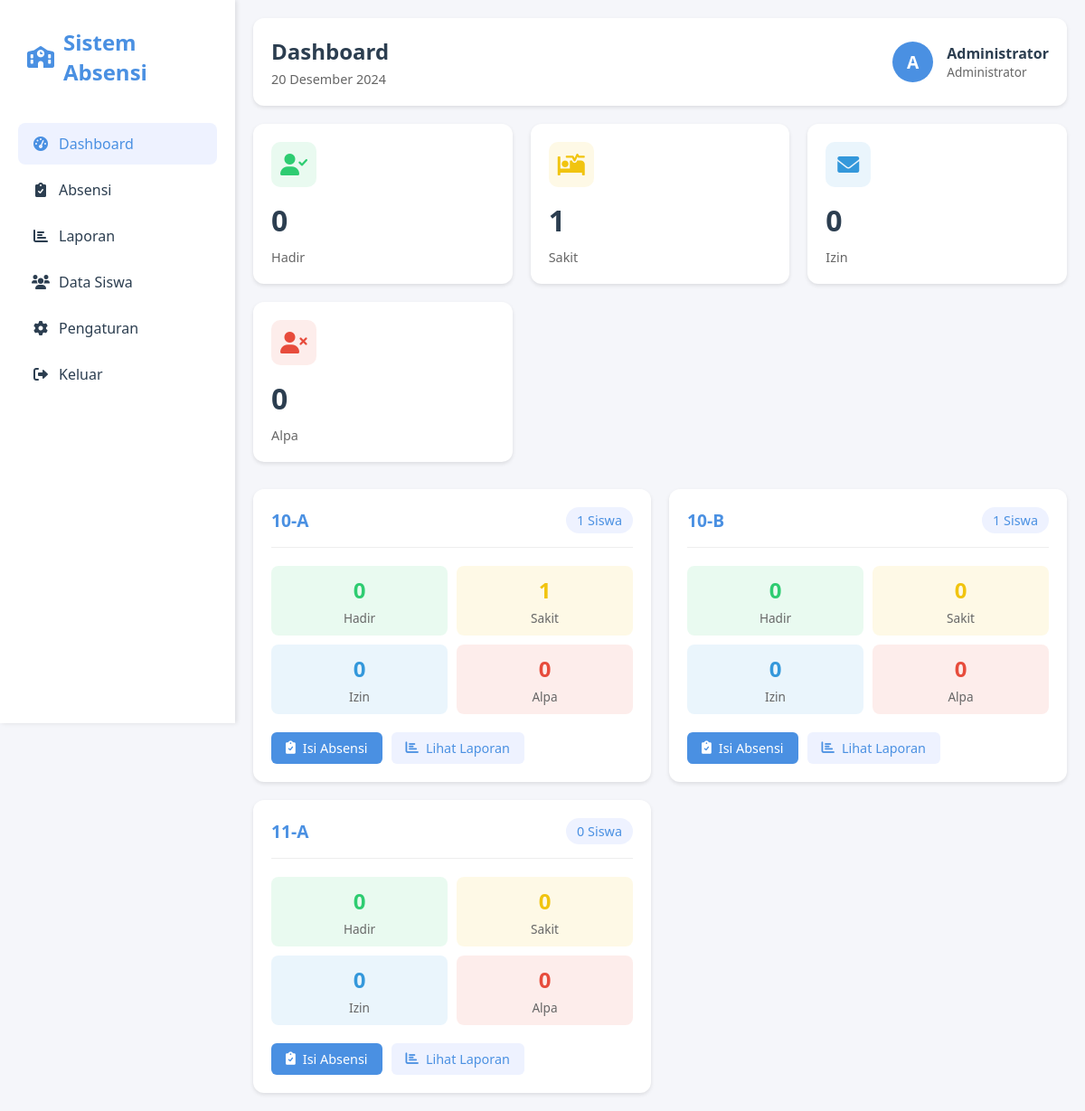
/dashboard.php (signed in), run on the app's committed database.
### tables this page shows
CREATE TABLE `classes` (
  `id` int NOT NULL,
  `class_name` varchar(50) NOT NULL,
  `grade_level` varchar(20) NOT NULL,
  `academic_year` varchar(20) NOT NULL
);

### db.php (called while the page is built, shortened)
<?php
function isAdmin() {
    return isset($_SESSION['role']) && $_SESSION['role'] === 'admin';
}
function getTeacherClasses($pdo, $userId) {
    try {
        $stmt = $pdo->query("
            SELECT
                c.*,
                COALESCE(s.total_students, 0) as total_students
            FROM classes c
            LEFT JOIN (
                SELECT class_id, COUNT(*) as total_students
                FROM students
                WHERE status = 'active'
                GROUP BY class_id
            ) s ON c.id = s.class_id
            ORDER BY c.grade_level, c.class_name
        ");
        return $stmt->fetchAll();
    } catch (PDOException $e) {
        logError("Error getting teacher classes", ['error' => $e->getMessage()]);
        return [];
    }
}
function getAttendanceSummary($pdo, $classId, $date) {
    try {
        $stmt = $pdo->prepare("
            SELECT
                COUNT(CASE WHEN attendance_status = 'hadir' THEN 1 END) as present,
                COUNT(CASE WHEN attendance_status = 'sakit' THEN 1 END) as sick,
                COUNT(CASE WHEN attendance_status = 'izin' THEN 1 END) as permitted,
                COUNT(CASE WHEN attendance_status = 'alpa' THEN 1 END) as absent
            FROM attendance
            WHERE class_id = ? AND attendance_date = ?
        ");
        $stmt->execute([$classId, $date]);
        return $stmt->fetch();
    } catch (PDOException $e) {
        logError("Error getting attendance summary", ['error' => $e->getMessage()]);
        return [
            'present' => 0,
            'sick' => 0,
            'permitted' => 0,
            'absent' => 0
        ];
    }
}
function formatDate($date) {
    $months = [
        'Januari', 'Februari', 'Maret', 'April', 'Mei', 'Juni',
        'Juli', 'Agustus', 'September', 'Oktober', 'November', 'Desember'
    ];
    $timestamp = strtotime($date);
    $day = date('j', $timestamp);
    $month = $months[date('n', $timestamp) - 1];
    $year = date('Y', $timestamp);
    return "$day $month $year";
}

### dashboard.php (the view, shortened to what this page needs)
<?php
require_once 'db.php';
$userId = $_SESSION['user_id'];
$userName = $_SESSION['name'];
$userRole = $_SESSION['role'];
$classes = getTeacherClasses($pdo, $userId);
$today = date('Y-m-d');
$totalPresent = 0;
$totalSick = 0;
$totalPermitted = 0;
$totalAbsent = 0;
$classStats = [];
foreach ($classes as $class) {
    $stats = getAttendanceSummary($pdo, $class['id'], $today);
    $classStats[$class['id']] = $stats;
    $totalPresent += $stats['present'];
    $totalSick += $stats['sick'];
    $totalPermitted += $stats['permitted'];
    $totalAbsent += $stats['absent'];
    $stmt = $pdo->prepare("SELECT COUNT(*) FROM students WHERE class_id = ? AND status = 'active'");
    $stmt->execute([$class['id']]);
    $classStats[$class['id']]['total_students'] = $stmt->fetchColumn();
}
?>
<!DOCTYPE html>
<html lang="en">
<head>
    <link href="https://cdnjs.cloudflare.com/ajax/libs/font-awesome/6.0.0/css/all.min.css" rel="stylesheet">
</head>
<body>
    <div class="sidebar">
        <div class="logo">
            <i class="fas fa-school"></i>
            <span>Sistem Absensi</span>
        </div>
        <ul class="nav-menu">
            <li class="nav-item">
                <a href="dashboard.php" class="nav-link active">
                    <i class="fas fa-tachometer-alt"></i>
                    <span>Dashboard</span>
                </a>
            </li>
            <li class="nav-item">
                <a href="attendance.php" class="nav-link">
                    <i class="fas fa-clipboard-check"></i>
                    <span>Absensi</span>
                </a>
            </li>
            <li class="nav-item">
                <a href="report.php" class="nav-link">
                    <i class="fas fa-chart-bar"></i>
                    <span>Laporan</span>
                </a>
            </li>
            <?php if (isAdmin()): ?>
            <li class="nav-item">
                <a href="student_management.php" class="nav-link">
                    <i class="fas fa-users"></i>
                    <span>Data Siswa</span>
                </a>
            </li>
            <li class="nav-item">
                <a href="user_settings.php" class="nav-link">
                    <i class="fas fa-cog"></i>
                    <span>Pengaturan</span>
                </a>
            </li>
            <?php endif; ?>
            <li class="nav-item">
                <a href="logout.php" class="nav-link">
                    <i class="fas fa-sign-out-alt"></i>
                    <span>Keluar</span>
                </a>
            </li>
        </ul>
    </div>
    <div class="main-content">
        <div class="header">
            <div class="header-left">
                <h1>Dashboard</h1>
                <p><?php echo formatDate($today); ?></p>
            </div>
            <div class="user-info">
                <div class="user-avatar">
                    <?php echo strtoupper(substr($userName, 0, 1)); ?>
                </div>
                <div class="user-details">
                    <h3><?php echo htmlspecialchars($userName); ?></h3>
                    <p><?php echo $userRole === 'admin' ? 'Administrator' : 'Guru'; ?></p>
                </div>
            </div>
        </div>
        <div class="stats-grid">
            <div class="stat-card present">
                <div class="stat-icon">
                    <i class="fas fa-user-check"></i>
                </div>
                <div class="stat-number"><?php echo $totalPresent; ?></div>
                <div class="stat-label">Hadir</div>
            </div>
            <div class="stat-card sick">
                <div class="stat-icon">
                    <i class="fas fa-procedures"></i>
                </div>
                <div class="stat-number"><?php echo $totalSick; ?></div>
                <div class="stat-label">Sakit</div>
            </div>
            <div class="stat-card permitted">
                <div class="stat-icon">
                    <i class="fas fa-envelope"></i>
                </div>
                <div class="stat-number"><?php echo $totalPermitted; ?></div>
                <div class="stat-label">Izin</div>
            </div>
            <div class="stat-card absent">
                <div class="stat-icon">
                    <i class="fas fa-user-times"></i>
                </div>
                <div class="stat-number"><?php echo $totalAbsent; ?></div>
                <div class="stat-label">Alpa</div>
            </div>
        </div>
        <div class="class-grid">
            <?php foreach ($classes as $class): ?>
                <div class="class-card">
                    <div class="class-header">
                        <div class="class-name">
                            <?php echo htmlspecialchars($class['class_name']); ?>
                        </div>
                        <div class="student-count">
                            <?php echo $classStats[$class['id']]['total_students']; ?> Siswa
                        </div>
                    </div>
                    <div class="class-stats">
                        <div class="attendance-stat" style="background: rgba(46, 204, 113, 0.1);">
                        <div class="stat-value" style="color: var(--success-color);">
                                <?php echo $classStats[$class['id']]['present'] ?? 0; ?>
                            </div>
                            <div class="stat-type">Hadir</div>
                        </div>
                        <div class="attendance-stat" style="background: rgba(241, 196, 15, 0.1);">
                            <div class="stat-value" style="color: var(--warning-color);">
                                <?php echo $classStats[$class['id']]['sick'] ?? 0; ?>
                            </div>
                            <div class="stat-type">Sakit</div>
                        </div>
                        <div class="attendance-stat" style="background: rgba(52, 152, 219, 0.1);">
                            <div class="stat-value" style="color: var(--info-color);">
                                <?php echo $classStats[$class['id']]['permitted'] ?? 0; ?>
                            </div>
                            <div class="stat-type">Izin</div>
                        </div>
                        <div class="attendance-stat" style="background: rgba(231, 76, 60, 0.1);">
                            <div class="stat-value" style="color: var(--danger-color);">
                                <?php echo $classStats[$class['id']]['absent'] ?? 0; ?>
                            </div>
                            <div class="stat-type">Alpa</div>
                        </div>
                    </div>
                    <div class="class-actions">
                        <a href="attendance.php?class=<?php echo $class['id']; ?>" class="btn btn-primary">
                            <i class="fas fa-clipboard-check"></i> Isi Absensi
                        </a>
                        <a href="report.php?class=<?php echo $class['id']; ?>" class="btn btn-secondary">
                            <i class="fas fa-chart-bar"></i> Lihat Laporan
                        </a>
                    </div>
                </div>
            <?php endforeach; ?>
        </div>
    </div>
</body>
</html>

### dashboard.php (style rules this page uses)
:root { --primary-color: #4a90e2; --secondary-color: #f5f6fa; --success-color: #2ecc71; --warning-color: #f1c40f; --danger-color: #e74c3c; --info-color: #3498db; --text-color: #2c3e50; }
* { margin: 0; padding: 0; box-sizing: border-box; font-family: 'Segoe UI', Tahoma, Geneva, Verdana, sans-serif; }
body { background-color: var(--secondary-color); min-height: 100vh; display: flex; }
.sidebar { width: 260px; background: white; box-shadow: 2px 0 5px rgba(0,0,0,0.1); padding: 20px; position: fixed; height: 100vh; overflow-y: auto; }
.logo { display: flex; align-items: center; gap: 10px; font-size: 1.5rem; font-weight: bold; color: var(--primary-color); margin-bottom: 30px; padding: 10px; }
.nav-menu { list-style: none; }
.nav-item { margin-bottom: 5px; }
.nav-link { display: flex; align-items: center; gap: 10px; padding: 12px 15px; text-decoration: none; color: var(--text-color); border-radius: 8px; transition: all 0.3s ease; }
.nav-link:hover, .nav-link.active { background-color: #eef2ff; color: var(--primary-color); }
.nav-link i { width: 20px; text-align: center; }
.main-content { flex: 1; margin-left: 260px; padding: 20px; }
.header { background: white; padding: 20px; border-radius: 12px; box-shadow: 0 2px 4px rgba(0,0,0,0.1); margin-bottom: 20px; display: flex; justify-content: space-between; align-items: center; }
.header-left h1 { font-size: 1.5rem; color: var(--text-color); margin-bottom: 5px; }
.header-left p { color: #666; font-size: 0.9rem; }
.user-info { display: flex; align-items: center; gap: 15px; }
.user-avatar { width: 45px; height: 45px; background: var(--primary-color); border-radius: 50%; display: flex; align-items: center; justify-content: center; color: white; font-weight: bold; font-size: 1.2rem; }
.user-details h3 { font-size: 1rem; color: var(--text-color); }
.user-details p { font-size: 0.85rem; color: #666; }
.stats-grid { display: grid; grid-template-columns: repeat(auto-fit, minmax(240px, 1fr)); gap: 20px; margin-bottom: 30px; }
.stat-card { background: white; padding: 20px; border-radius: 12px; box-shadow: 0 2px 4px rgba(0,0,0,0.1); transition: transform 0.3s ease, box-shadow 0.3s ease; }
.stat-icon { width: 50px; height: 50px; border-radius: 10px; display: flex; align-items: center; justify-content: center; font-size: 1.5rem; margin-bottom: 15px; }
.present .stat-icon { background-color: rgba(46, 204, 113, 0.1); color: var(--success-color); }
.sick .stat-icon { background-color: rgba(241, 196, 15, 0.1); color: var(--warning-color); }
.permitted .stat-icon { background-color: rgba(52, 152, 219, 0.1); color: var(--info-color); }
.absent .stat-icon { background-color: rgba(231, 76, 60, 0.1); color: var(--danger-color); }
.stat-number { font-size: 2rem; font-weight: bold; color: var(--text-color); margin: 10px 0; }
.stat-label { color: #666; font-size: 0.9rem; }
.class-grid { display: grid; grid-template-columns: repeat(auto-fit, minmax(300px, 1fr)); gap: 20px; }
.class-card { background: white; border-radius: 12px; padding: 20px; box-shadow: 0 2px 4px rgba(0,0,0,0.1); transition: transform 0.3s ease; }
.class-header { display: flex; justify-content: space-between; align-items: center; margin-bottom: 20px; padding-bottom: 15px; border-bottom: 1px solid #eee; }
.class-name { font-size: 1.2rem; font-weight: bold; color: var(--primary-color); }
.student-count { background: #eef2ff; padding: 5px 12px; border-radius: 20px; font-size: 0.9rem; color: var(--primary-color); }
.class-stats { display: grid; grid-template-columns: repeat(2, 1fr); gap: 10px; margin-bottom: 20px; }
.attendance-stat { padding: 10px; border-radius: 8px; text-align: center; }
.stat-value { font-size: 1.5rem; font-weight: bold; margin-bottom: 5px; }
.stat-type { font-size: 0.85rem; color: #666; }
.class-actions { display: flex; gap: 10px; }
.btn { padding: 8px 16px; border: none; border-radius: 6px; cursor: pointer; text-decoration: none; font-size: 0.9rem; display: inline-flex; align-items: center; gap: 8px; transition: all 0.3s ease; }
.btn-primary { background-color: var(--primary-color); color: white; }
.btn-secondary { background-color: #eef2ff; color: var(--primary-color); }

### data on the page
classes: class_name "10-A", id "1", present "0", permitted "0", absent "0"
classes: class_name "10-B", total_students "1", present "0", id "0", permitted "0", absent "0"
classes: class_name "11-A", id "0"

### other printed values
substr($userName, 0, 1) "A"
$userName "Administrator"
$totalPresent "0"
$totalSick "1"
$totalPermitted "0"
$totalAbsent "0"
